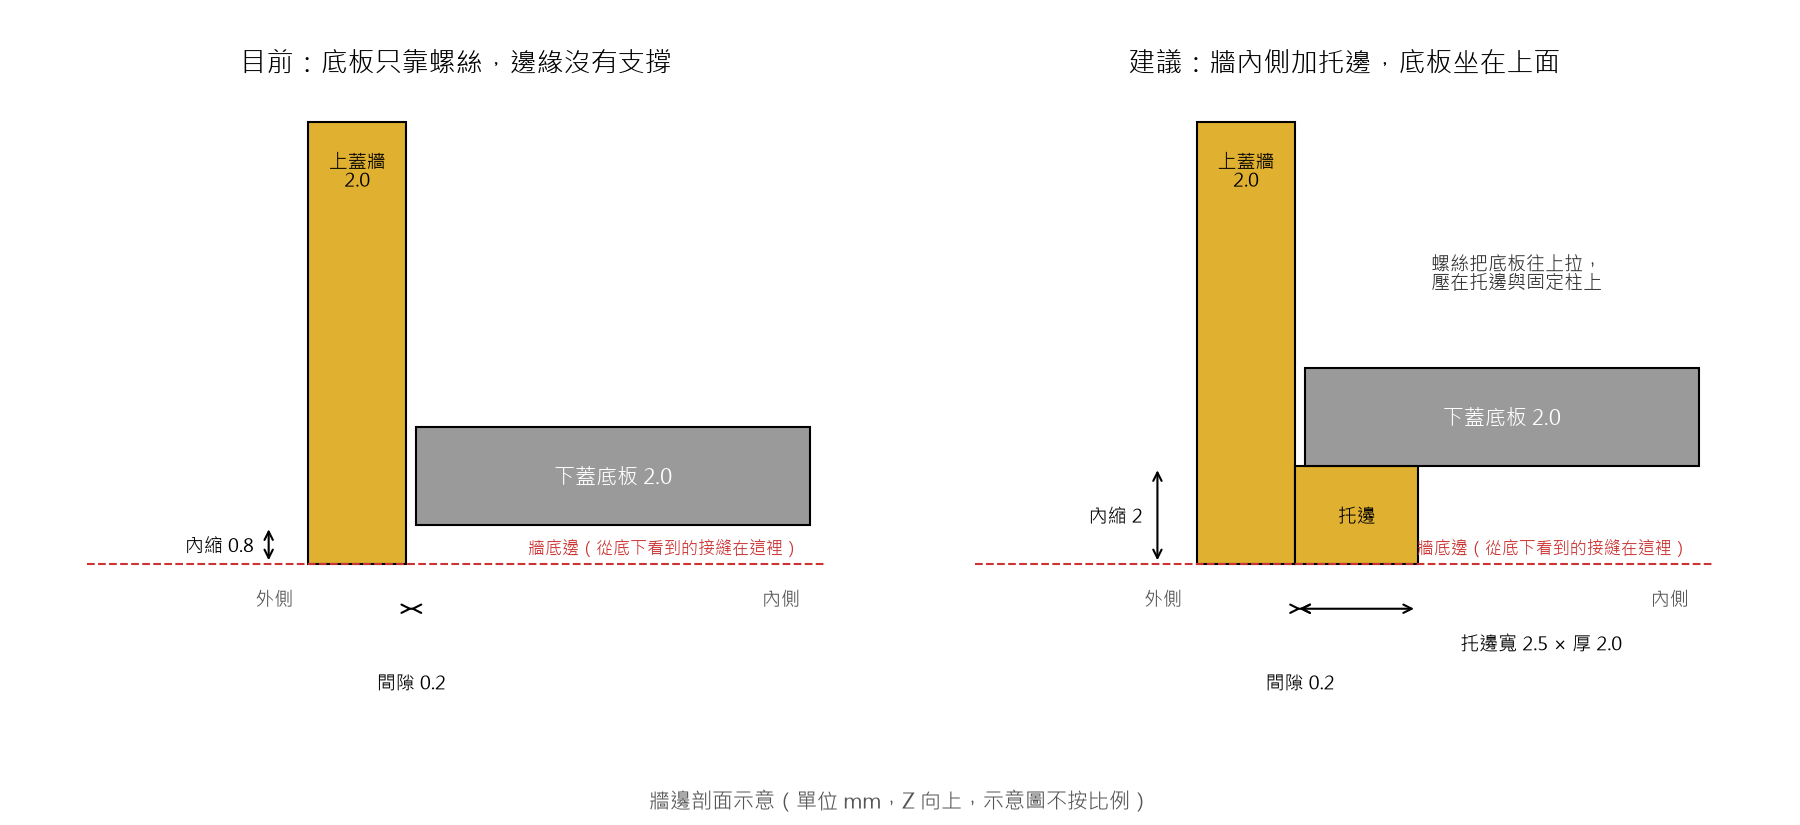

The script that saved this image:
"""Schematic cross-section of the top case wall and the bottom plate: current vs. proposed ledge (not to scale in X)."""
import matplotlib
matplotlib.use("Agg")
import matplotlib.pyplot as plt
from matplotlib.patches import Polygon, Rectangle

plt.rcParams["font.family"] = ["Microsoft JhengHei", "sans-serif"]
WALL, PLATE, CLEAR, EXT = 2.0, 2.0, 0.2, 8.0
WALL_H = 9.0


def panel(ax, title, recess, ledge):
    ax.set_title(title, fontsize=13, pad=12)
    # outside is to the left, inside to the right; z = 0 is the bottom edge of the wall
    ax.add_patch(Rectangle((0, 0), WALL, WALL_H, fc="#e0b030", ec="k"))
    ax.text(WALL / 2, WALL_H - 0.6, "上蓋牆\n2.0", ha="center", va="top", fontsize=9)
    if ledge:
        ax.add_patch(Rectangle((WALL, 0), ledge[0], ledge[1], fc="#e0b030", ec="k"))
        ax.text(WALL + ledge[0] / 2, ledge[1] / 2, "托邊", ha="center", va="center", fontsize=9)
    x0 = WALL + CLEAR
    ax.add_patch(Rectangle((x0, recess), EXT, PLATE, fc="#9a9a9a", ec="k"))
    ax.text(x0 + EXT / 2, recess + PLATE / 2, "下蓋底板 2.0", ha="center", va="center", fontsize=10, color="w")
    ax.annotate("", (-0.8, 0), (-0.8, recess), arrowprops=dict(arrowstyle="<->"))
    ax.text(-1.1, recess / 2, f"內縮 {recess:g}", ha="right", va="center", fontsize=9)
    ax.annotate("", (WALL, -0.9), (x0, -0.9), arrowprops=dict(arrowstyle="<->"))
    ax.text(WALL + CLEAR / 2, -2.2, "間隙 0.2", ha="center", va="top", fontsize=9)
    ax.text(-0.3, -0.5, "外側", ha="right", va="top", fontsize=9, color="#555")
    ax.text(WALL + EXT, -0.5, "內側", ha="right", va="top", fontsize=9, color="#555")
    ax.axhline(0, color="#c33", lw=1, ls="--")
    ax.text(WALL + EXT, 0.15, "牆底邊（從底下看到的接縫在這裡）", ha="right", va="bottom", fontsize=8, color="#c33")
    ax.set_xlim(-4.5, WALL + EXT + 0.5)
    ax.set_ylim(-4, WALL_H + 0.5)
    ax.set_aspect("equal")
    ax.axis("off")


fig, axes = plt.subplots(1, 2, figsize=(12, 5.5))
panel(axes[0], "目前：底板只靠螺絲，邊緣沒有支撐", 0.8, None)
panel(axes[1], "建議：牆內側加托邊，底板坐在上面", 2.0, (2.5, 2.0))
axes[1].annotate("", (WALL + 2.5, -0.9), (WALL, -0.9), arrowprops=dict(arrowstyle="<->"))
axes[1].text(WALL + 5.0, -1.4, "托邊寬 2.5 × 厚 2.0", ha="center", va="top", fontsize=9)
axes[1].text(WALL + 4.5, 5.6, "螺絲把底板往上拉，\n壓在托邊與固定柱上", ha="center", fontsize=9, color="#333")
fig.text(0.5, 0.02, "牆邊剖面示意（單位 mm，Z 向上，示意圖不按比例）", ha="center", fontsize=10, color="#555")
fig.tight_layout(rect=(0, 0.05, 1, 0.93))
fig.savefig("docs/ledge_section.png", dpi=150)
